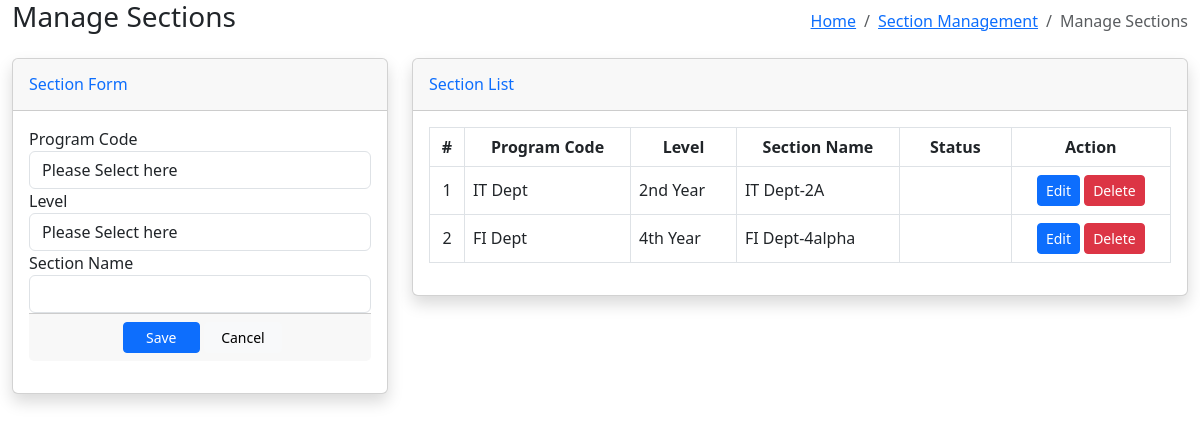
Page /admin/section.php on the earlier database version.
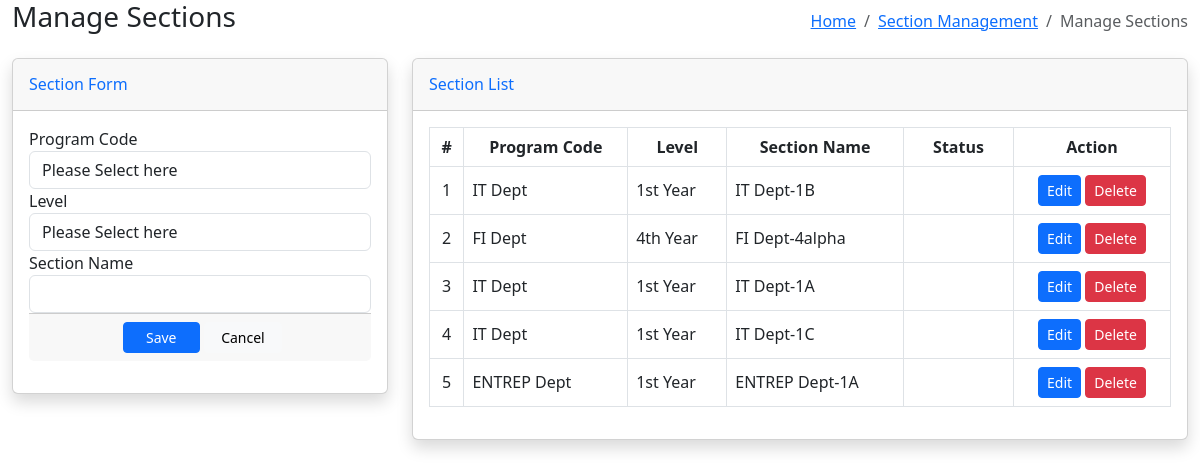
Same page on the later database version.
### tables this page shows
CREATE TABLE `sections` (
  `id` int(30) NOT NULL,
  `program_id` int(30) NOT NULL,
  `level` varchar(255) NOT NULL,
  `section_name` varchar(255) NOT NULL,
  `is_active` tinyint(4) NOT NULL DEFAULT 1,
  `created_at` timestamp NOT NULL DEFAULT current_timestamp(),
  `updated_at` timestamp NOT NULL DEFAULT current_timestamp() ON UPDATE current_timestamp()
);

CREATE TABLE `program` (
  `id` int(30) NOT NULL,
  `program_name` varchar(250) NOT NULL,
  `program_code` varchar(100) NOT NULL,
  `created_at` timestamp NOT NULL DEFAULT current_timestamp(),
  `updated_at` timestamp NOT NULL DEFAULT current_timestamp() ON UPDATE current_timestamp()
);

### admin/section.php (the view, shortened to what this page needs)
<?php include('db_connect.php'); ?>
<div class="container-fluid">
    <div class="row">
        <section class="content-header col-md-12 d-flex align-items-center justify-content-between mb-3">
            <h3><i class="fas fa-cogs"></i> Manage Sections</h3>
            <ol class="breadcrumb bg-transparent p-0 m-0">
                <li class="breadcrumb-item"><a href="/"><i class="fa fa-home"></i> Home</a></li>
                <li class="breadcrumb-item"><a href="#"> Section Management</a></li>
                <li class="breadcrumb-item active">Manage Sections</li>
            </ol>
        </section>
        <section class="col-md-4">
            <div class="card shadow mb-4">
                <div class="card-header py-3">
                    <h6 class="m-0 font-weight-bold text-primary">Section Form</h6>
                </div>
                <div class="card-body">
                    <form id="manage-section">
                        <div class="form-group">
                            <label class="control-label">Program Code</label>
                            <select class="form-control" name="program_id">
                                <option>Please Select here</option>
                            </select>
                        </div>
                        <div class="form-group">
                            <label for="" class="control-label">Level</label>
                            <select class=" form-control" name="level" required>
                                <option>Please Select here</option>
                            </select>
                        </div>
                        <div class="form-group">
                            <label class="control-label">Section Name</label>
                            <input type="text" class="form-control" name="section_name">
                        </div>
                        <div class="card-footer">
                            <div class="row">
                                <div class="col-md-12">
                                    <button type="submit" class="btn btn-sm btn-primary col-sm-3 offset-md-3">Save</button>
                                    <button class="btn btn-sm btn-light col-sm-3" type="button" onclick="_reset()">Cancel</button>
                                </div>
                            </div>
                        </div>
                    </form>
                </div>
            </div>
        </section>
        <link rel="stylesheet" href="https://cdnjs.cloudflare.com/ajax/libs/bootstrap/5.3.0-alpha1/css/bootstrap.min.css" />
        <section class="col-md-8">
            <div class="card shadow mb-4">
                <div class="card-header py-3">
                    <h6 class="m-0 font-weight-bold text-primary">Section List</h6>
                </div>
                <div class="card-body">
                    <div class="table-responsive">
                        <table class="table table-bordered" id="dataTable" width="100%" cellspacing="0">
                            <thead>
                                <tr>
                                    <th class="text-center">#</th>
                                    <th class="text-center">Program Code</th>
                                    <th class="text-center">Level</th>
                                    <th class="text-center">Section Name</th>
                                    <th class="text-center">Status</th>
                                    <th class="text-center">Action</th>
                                </tr>
                            </thead>
                            <tbody>
                                <?php
                                $i = 1;
                                $section = $conn->query("SELECT sections.*, program.program_code FROM sections INNER JOIN program ON sections.program_id = program.id;");
                                while ($row = $section->fetch_assoc()) :
                                    $section_name_concatenated = $row['program_code'] . '-' . substr($row['level'], 0, 1) . $row['section_name'];
                                ?>
                                    <tr>
                                        <td class="text-center"><?php echo $i++ ?></td>
                                        <td class=""><?php echo $row['program_code'] ?></td>
                                        <td class=""><?php echo $row['level'] ?></td>
                                        <td class=""><?php echo $section_name_concatenated ?></td>
                                        <td class="text-center">
                                            <?php if ($row['is_active'] == 1) : ?>
                                                <span class="badge badge-success" style="font-size: 16px;">Active</span>
                                            <?php else : ?>
                                                <span class="badge badge-danger" style="font-size: 16px;">Inactive</span>
                                            <?php endif; ?>
                                        </td>
                                        <td class="text-center">
                                            <button class="btn btn-sm btn-primary edit_section" type="button" href="javascript:void(0)" data-id="<?php echo $row['id'] ?>" data-program_id="<?php echo $row['program_id'] ?>" data-level="<?php echo $row['level'] ?>" data-section_name="<?php echo $row['section_name'] ?>">Edit</button>
                                            <button class="btn btn-sm btn-danger delete_section" type="button" data-id="<?php echo $row['id'] ?>">Delete</button>
                                        </td>
                                    </tr>
                                <?php endwhile; ?>
                            </tbody>
                        </table>
                    </div>
                </div>
            </div>
        </section>
    </div>
</div>

### admin/section.php (style rules this page uses)
th, td { vertical-align: middle !important; }
th { white-space: nowrap; }
.table-responsive { overflow-x: auto; -webkit-overflow-scrolling: touch; }
.card-body { max-height: 60vh; overflow-y: auto; }
td { vertical-align: middle !important; }

Differences in the rows shown:
changed sections: level "2nd Year" → "1st Year"; section_name_concatenated "IT Dept-2A" → "IT Dept-1B"
added sections: program.program_code "IT Dept", level "1st Year", section_name_concatenated "IT Dept-1A"
added sections: program.program_code "IT Dept", level "1st Year", section_name_concatenated "IT Dept-1C"
added sections: program.program_code "ENTREP Dept", level "1st Year", section_name_concatenated "ENTREP Dept-1A"
